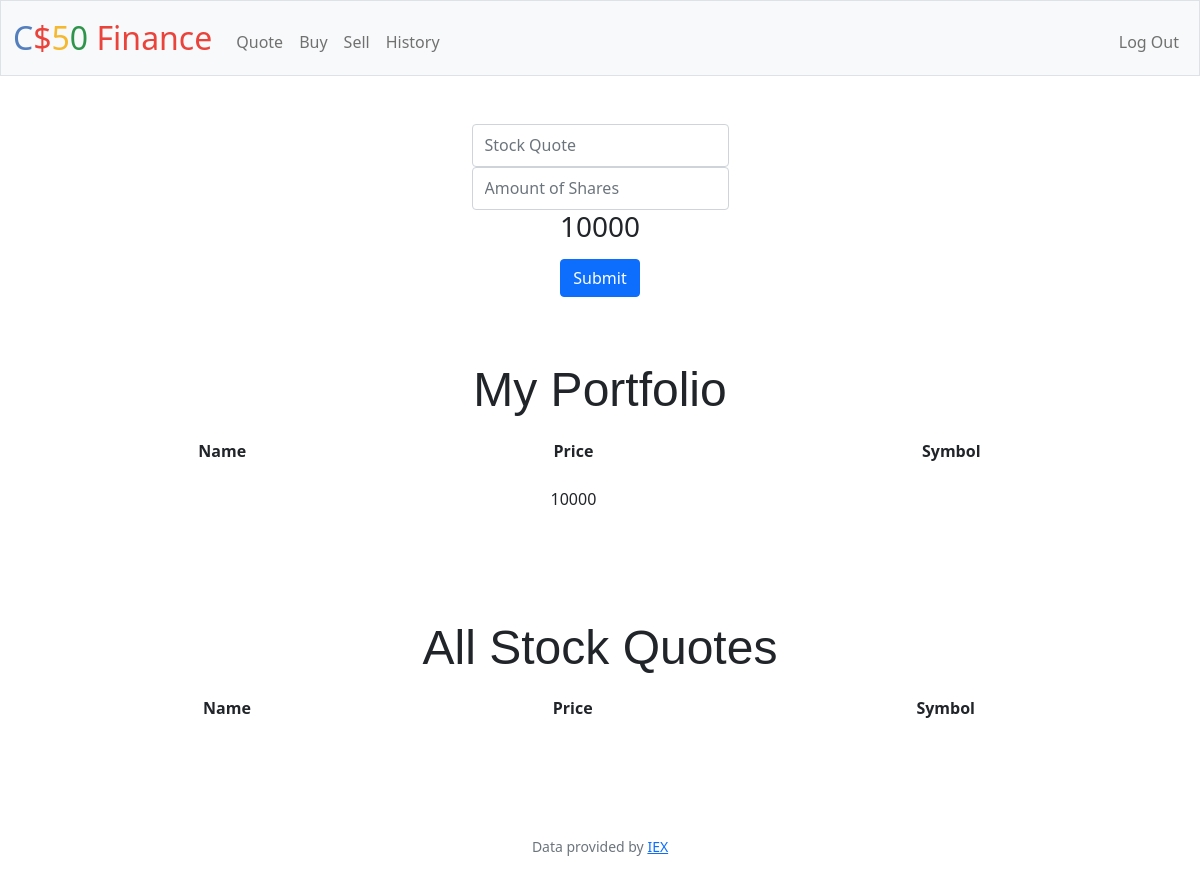
Before: /buy (signed in) with the older database file.
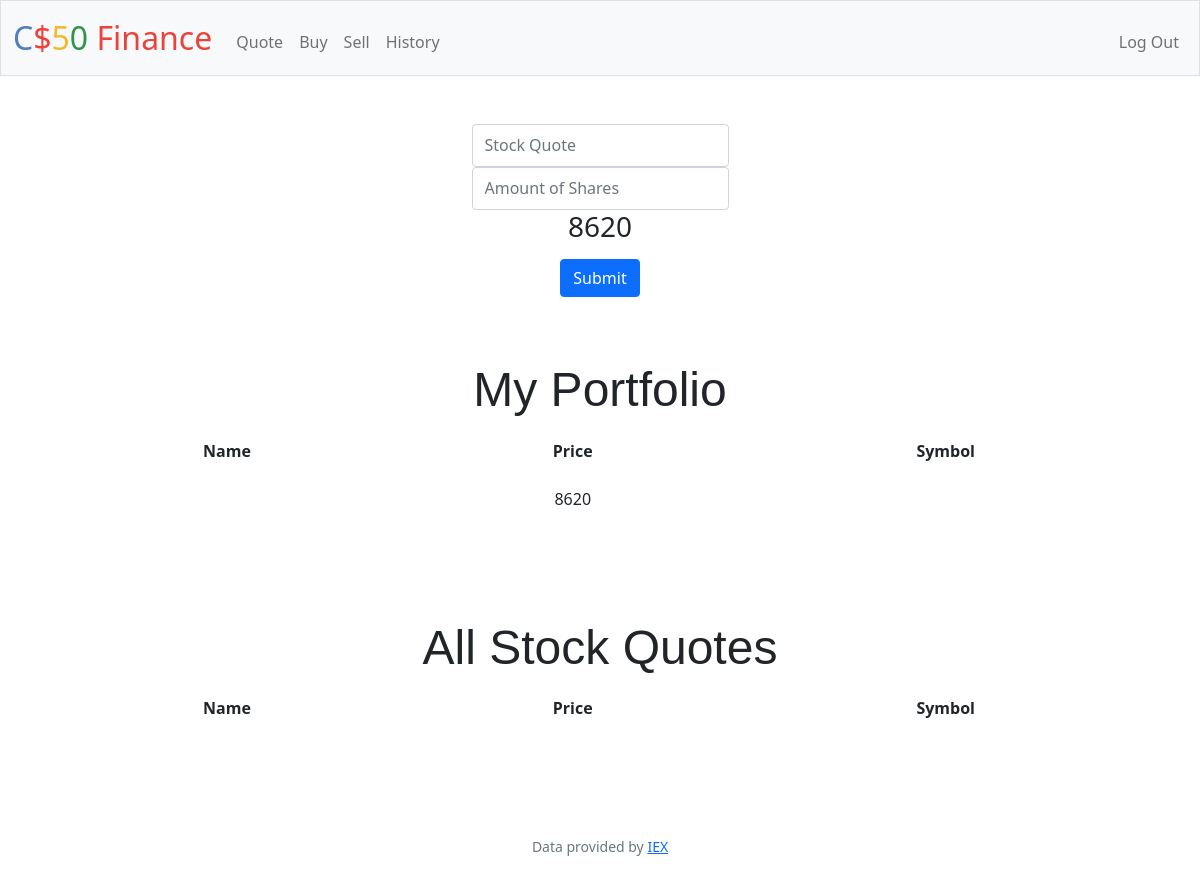
After: the same page with the newer database file.
### tables this page shows
CREATE TABLE users (id INTEGER PRIMARY KEY AUTOINCREMENT NOT NULL, username TEXT NOT NULL, hash TEXT NOT NULL, cash NUMERIC NOT NULL DEFAULT 10000.00);

### app.py (the view)
@app.route("/buy", methods=["GET", "POST"])
@login_required
def buy():
    user_id = session["user_id"]
    cash = db.execute("SELECT cash FROM users WHERE id = ?", user_id)
    counter = cash[0]
    counter = counter['cash']
    today = date.today()
    if request.method == "POST":
        quotes = lookup(request.form.get("quote"))
        shares = int(request.form.get("shares"))
        print(shares)
        print(user_id)
        if quotes == None:
            return apology("Stock Ticker Does Not Exist!", 403)
        if not shares > 0:
            return apology("Postive Shares Only!", 403)
        Qname = (quotes['name'])
        Qprice = (quotes['price'])
        Qsymbol = (quotes['symbol'])
        purchase = int(Qprice) * int(shares)
        counter -= purchase
        print(quotes)
        print(Qsymbol)
        print(purchase)
        print(counter)
        print(today)
        db.execute("Update users SET cash = ? WHERE id = ?", counter, user_id )
        db.execute("INSERT INTO Stocks (SNAME, SPRICE, SAMOUNT, STOTAL, SCASH, purchase_date, user_ID) VALUES(?, ?, ?, ?, ?, ?, ?)", Qname, Qprice, shares, purchase, counter, today, user_id)
        return render_template("buy.html", QnameR=Qname,QpriceR=Qprice, QsymbolR=Qsymbol, cashR=counter )
    else:
        Portfolio = db.execute("SELECT * FROM users where id = ?", user_id)
        return render_template("buy.html", Portfolio=Portfolio, cashR=counter)
    return apology("TODO")

### app.py (called while the page is built)
@app.after_request
def after_request(response):
    response.headers["Cache-Control"] = "no-cache, no-store, must-revalidate"
    response.headers["Expires"] = 0
    response.headers["Pragma"] = "no-cache"
    return response

### helpers.py (called while the page is built)
def login_required(f):
    @wraps(f)
    def decorated_function(*args, **kwargs):
        if session.get("user_id") is None:
            return redirect("/login")
        return f(*args, **kwargs)
    return decorated_function

### templates/buy.html (shortened to what this page needs)
{% extends "layout.html" %}
{% block main %}
<form action="/buy" method="post">
    <div class="mb-3">
        <input autocomplete="off" autofocus class="form-control mx-auto w-auto" id="quote" name="quote" placeholder="Stock Quote" type="text" required>
        <input autocomplete="off" autofocus class="form-control mx-auto w-auto" id="shares" name="shares" placeholder="Amount of Shares" type="number" required>
        <h3> {{ cashR }}</h3>
    </div>
<button class="btn btn-primary" type="submit" style="float": right; >Submit</button>
</form>
<div class="section">
    <h2>My Portfolio</h2>
    <table>
        <thead>
            <tr>
                <th>Name</th>
                <th>Price</th>
                <th>Symbol</th>
            {% for stock in Portfolio %}
                <tr>
                    <td>{{ stock.name }}</td>
                    <td>{{ stock.cash }}</td>
                </tr>
            {% endfor %}
    </table>
</div>
<div class="section">
    <h2>All Stock Quotes</h2>
    <table>
        <thead>
            <tr>
                <th>Name</th>
                <th>Price</th>
                <th>Symbol</th>
            </tr>
            <tr>
                <td>{{ QnameR }}</td>
                <td>{{ QpriceR }}</td>
                <td>{{ QsymbolR }}</td>
            </tr>
        </thead>
    </table>
</div>
{% endblock %}

### templates/layout.html (shortened to what this page needs)
<!DOCTYPE html>
<html lang="en">
    <head>
        <link href="https://cdn.jsdelivr.net/npm/bootstrap@5.1.3/dist/css/bootstrap.min.css" rel="stylesheet">
        <link href="/static/styles.css" rel="stylesheet">
    </head>
    <body>
        <nav class="bg-light border navbar navbar-expand-md navbar-light">
            <div class="container-fluid">
                <a class="navbar-brand" href="/"><span class="blue">C</span><span class="red">$</span><span class="yellow">5</span><span class="green">0</span> <span class="red">Finance</span></a>
                <div class="collapse navbar-collapse" id="navbar">
                    {% if session["user_id"] %}
                        <ul class="navbar-nav me-auto mt-2">
                            <li class="nav-item"><a class="nav-link" href="/quote">Quote</a></li>
                            <li class="nav-item"><a class="nav-link" href="/buy">Buy</a></li>
                            <li class="nav-item"><a class="nav-link" href="/sell">Sell</a></li>
                            <li class="nav-item"><a class="nav-link" href="/history">History</a></li>
                        </ul>
                        <ul class="navbar-nav ms-auto mt-2">
                            <li class="nav-item"><a class="nav-link" href="/logout">Log Out</a></li>
                        </ul>
                    {% else %}
                        <ul class="navbar-nav ms-auto mt-2">
                            <li class="nav-item"><a class="nav-link" href="/register">Register</a></li>
                            <li class="nav-item"><a class="nav-link" href="/login">Log In</a></li>
                        </ul>
                    {% endif %}
                </div>
            </div>
        </nav>
        <main class="container-fluid py-5 text-center">
            {% block main %}{% endblock %}
        </main>
        <footer class="mb-5 small text-center text-muted">
            Data provided by <a href="https://iexcloud.io/">IEX</a>
        </footer>
    </body>
</html>

### static/styles.css (style rules this page uses)
nav .navbar-brand { font-size: xx-large; }
nav .navbar-brand .blue { color: #537fbe; }
nav .navbar-brand .red { color: #ea433b; }
nav .navbar-brand .yellow { color: #f5b82e; }
nav .navbar-brand .green { color: #2e944b; }
.section { padding-bottom: 1rem; padding-left: 2rem; padding-right: 2rem; padding-top: 0.5rem; }
h2 { padding-top: 3.5rem; font-family: 'Montserrat', sans-serif; font-size: 48px; }
input[type="text"], input[type="number"] { line-height: 1.8; width: 25%; }
table { background-color: transparent; margin-bottom: 1rem; width: 100%; }
table th, table td { padding: 0.75rem; vertical-align: middle; }

Changed rows visible on the page:
changed users: cash "10000" → "8620"
